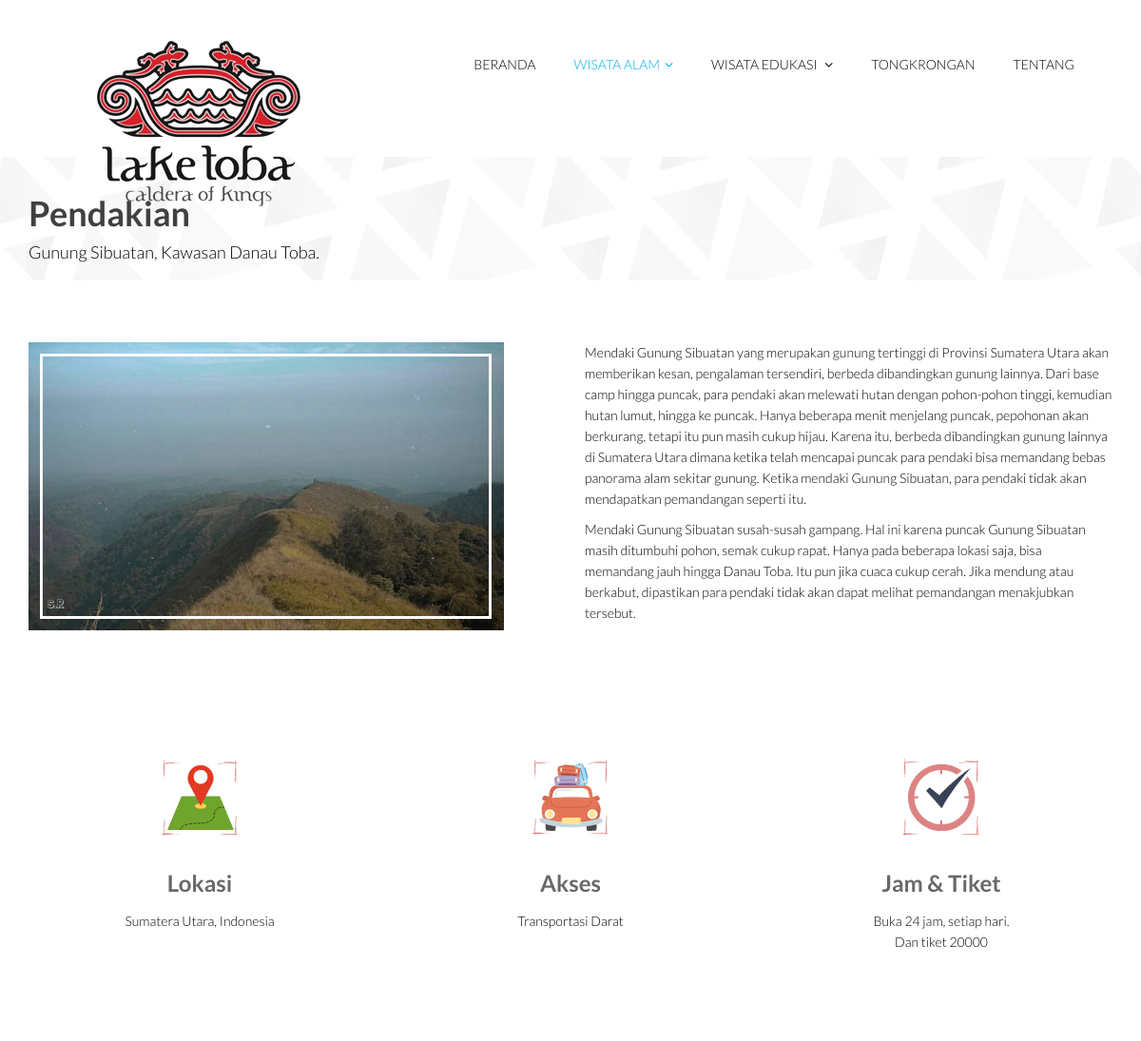
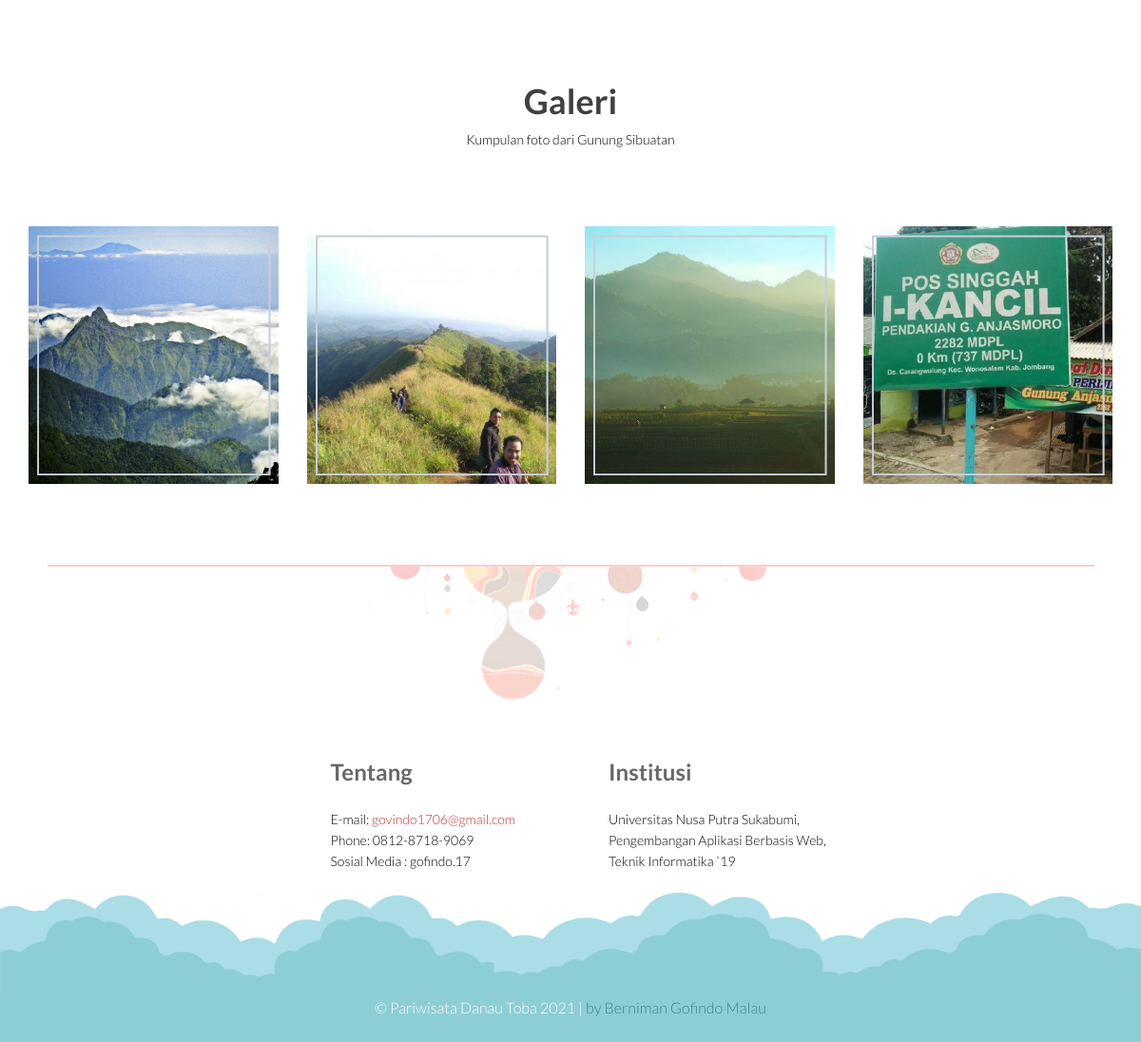
Screenshot of /assets/pawb-/wisata_pegunungan.php with the database file from the repository (2 pictures, top to bottom).
### tables this page shows
CREATE TABLE `tbwisata` (
  `kdwisata` int(10) NOT NULL,
  `kdkategori` int(10) NOT NULL,
  `wisata` varchar(50) NOT NULL,
  `lokasi` mediumtext NOT NULL,
  `ket1` longtext NOT NULL,
  `ket2` longtext NOT NULL,
  `image` blob NOT NULL,
  `akses` longtext NOT NULL,
  `waktu` varchar(50) NOT NULL,
  `tiket` int(10) NOT NULL
);

CREATE TABLE `tbkategori` (
  `kdkategori` int(10) NOT NULL,
  `kategori` varchar(50) NOT NULL,
  `ket` varchar(50) NOT NULL
);

CREATE TABLE `tbdetailwisata` (
  `kdwisata` int(10) NOT NULL,
  `g1` blob NOT NULL,
  `g2` blob NOT NULL,
  `g3` blob NOT NULL,
  `g4` blob NOT NULL
);

### assets/pawb-/wisata_pegunungan.php (the view, shortened to what this page needs)
<!DOCTYPE html>
<html lang="en">
<head>
    <link href="css/bootstrap.min.css" rel="stylesheet">
    <link href="css/font-awesome.min.css" rel="stylesheet">
    <link href="css/animate.min.css" rel="stylesheet">
    <link href="css/lightbox.css" rel="stylesheet">
    <link href="css/main.css" rel="stylesheet">
    <link href="css/responsive.css" rel="stylesheet">
</head>
<body>
    <header id="header">
        <div class="navbar navbar-inverse" role="banner">
            <div class="container">
                <div class="navbar-header">
                    <a class="navbar-brand" href="index.php">
                        <h1><img src="images/kaldera.png" alt="logo"></h1>
                    </a>
                </div>
                <div class="collapse navbar-collapse">
                    <ul class="nav navbar-nav navbar-right">
                        <li><a href="index.php"><h5>Beranda</h5></a></li>
                        <li class="active" class="dropdown"><a href="#"><h5>Wisata Alam<i class="fa fa-angle-down"></i></h5></a>
                        </li>
                        <li class="dropdown"><a><h5>Wisata Edukasi <i class="fa fa-angle-down"></i></h5></a>
                        </li>
                        <li class="dropdown"><a href="wisata_tongkrongan.php"><h5>Tongkrongan</h5></a></li>
                        <li><a href="tentang.php"><h5>Tentang</h5></a></li>
                    </ul>
                </div>
            </div>
        </div>
    </header>
<?php
include("koneksi.php");
echo '
      <div class="box">
        <div class="box-body">
';
?>
<?php
$sql = "SELECT * from tbwisata INNER JOIN tbkategori ON(tbwisata.kdkategori = tbkategori.kdkategori) INNER JOIN tbdetailwisata ON(tbwisata.kdwisata = tbdetailwisata.kdwisata) WHERE tbwisata.kdkategori=1";
$hsl = mysqli_query($con, $sql);
while ($data=mysqli_fetch_array($hsl)) {
echo "<tr>";
$wisata = $data["wisata"];
$lokasi = $data["lokasi"];
$ket1 = $data["ket1"];
$ket2 = $data["ket2"];
$akses = $data["akses"];
$waktu = $data["waktu"];
$tiket = $data["tiket"];
$kategori = $data["kategori"];
?>
    <section id="page-breadcrumb">
        <div class="vertical-center sun">
             <div class="container">
                <div class="row">
                    <div class="action">
                        <div class="col-sm-12">
                            <h1 class="title"><b><?php echo "$kategori";  ?></b></h1>
                            <p><?php echo "$wisata";  ?>, Kawasan Danau Toba.</p>
                        </div>
                     </div>
                </div>
            </div>
        </div>
   </section>
    <section id="company-information" class="padding wow fadeIn" data-wow-duration="1000ms" data-wow-delay="300ms">
        <div class="container">
            <div class="row">
                <div class="col-sm-6">
                    <?php echo "<img src='images/wisata/$data[image]' class='img-responsive' />";?>
                </div>
                <div class="col-sm-6">
                    <p><?php echo "$ket1";  ?></p>
                    <p><?php echo "$ket2";  ?></p>
                </div>
            </div>
        </div>
    </section>
    <section id="services">
        <div class="container">
            <div class="row">
                <div class="col-sm-4 text-center padding wow fadeIn" data-wow-duration="1000ms" data-wow-delay="300ms">
                    <div class="single-service">
                        <div class="wow scaleIn" data-wow-duration="500ms" data-wow-delay="300ms">
                            <img src="images/home/icon1.png" alt="">
                        </div>
                        <h2><b>Lokasi</b></h2>
                        <p><?php echo "$lokasi";?></p>
                    </div>
                </div>
                <div class="col-sm-4 text-center padding wow fadeIn" data-wow-duration="1000ms" data-wow-delay="600ms">
                    <div class="single-service">
                        <div class="wow scaleIn" data-wow-duration="500ms" data-wow-delay="600ms">
                            <img src="images/home/icon2.png" alt="">
                        </div>
                        <h2><b>Akses</b></h2>
                        <p><?php echo "$akses";?></p>
                    </div>
                </div>
                <div class="col-sm-4 text-center padding wow fadeIn" data-wow-duration="1000ms" data-wow-delay="900ms">
                    <div class="single-service">
                        <div class="wow scaleIn" data-wow-duration="500ms" data-wow-delay="900ms">
                            <img src="images/home/icon3.png" alt="">
                        </div>
                        <h2><b>Jam & Tiket </b></h2>
                        <p>Buka <?php echo "$waktu";?>, setiap hari.<br>Dan tiket <?php echo "$tiket";?></p>
                    </div>
                </div>
            </div>
        </div>
    </section>
    <section id="team">
        <div class="container">
            <div class="row">
                <h1 class="title text-center wow fadeInDown" data-wow-duration="500ms" data-wow-delay="300ms"><b>Galeri</b></h1>
                <p class="text-center wow fadeInDown" data-wow-duration="400ms" data-wow-delay="400ms"> Kumpulan foto dari <?php echo "$wisata";?></p>
                <div id="team-carousel" class="carousel slide wow fadeIn" data-ride="carousel" data-wow-duration="400ms" data-wow-delay="400ms">
                    <div class="carousel-inner">
                        <div class="item active">
                            <div class="col-sm-3 col-xs-6">
                                <div class="team-single-wrapper">
                                    <div class="team-single">
                                        <div class="person-thumb">
                                            <?php echo "<img src='images/wisata/$data[g1]' class='img-responsive' />";?>
                                        </div>
                                    </div>
                                </div>
                            </div>
                            <div class="col-sm-3 col-xs-6">
                                <div class="team-single-wrapper">
                                    <div class="team-single">
                                        <div class="person-thumb">
                                            <?php echo "<img src='images/wisata/$data[g2]' class='img-responsive' />";?>
                                        </div>
                                    </div>
                                </div>
                            </div>
                            <div class="col-sm-3 col-xs-6">
                                <div class="team-single-wrapper">
                                    <div class="team-single">
                                        <div class="person-thumb">
                                            <?php echo "<img src='images/wisata/$data[g3]' class='img-responsive' />";?>
                                        </div>
                                    </div>
                                </div>
                            </div>
                            <div class="col-sm-3 col-xs-6">
                                <div class="team-single-wrapper">
                                    <div class="team-single">
                                        <div class="person-thumb">
                                            <?php echo "<img src='images/wisata/$data[g4]' class='img-responsive' />";?>
                                        </div>
                                    </div>
                                </div>
                            </div>
                        </div>
                    </div>
                </div>
            </div>
        </div>
    </section>
<?php } ?>
<?php include 'footer.php'; ?>

### assets/pawb-/css/main.css (style rules this page uses)
body { background: #fff; font-family: 'Lato', sans-serif; font-weight: 300; font-size: 14px; line-height: 22px; color: #000; }
html { height: 100%; }
a { color:#C03035; }
a { -webkit-transition: 300ms; transition: 300ms; }
ul { list-style: none; }
h1, h2, h3, h4, h5, h6 { font-family: 'Lato', sans-serif; font-weight: 300; }
h1 { color: #686868; }
h2 { font-size: 24px; color: #686868; }
.padding { padding: 65px 0; }
#header { margin-bottom: 0; padding: 30px 0 60px 0; }
#header .navbar-inverse .container { position: relative; }
#header .navbar { background: #fff; border: 0; margin-bottom: 0; }
#header .navbar-brand { padding: 0; margin-left: 0; }
#header .navbar-brand h1 { padding: 0; margin: 0; }
#header .navbar-nav.navbar-right >li:last-child { margin-right: 20px; }
#header .navbar-nav.navbar-right >li a { color: #000; font-size: 12px; padding: 20px; text-transform: uppercase; font-weight: 300; }
#header .navbar-inverse .navbar-nav li.active > a, #header .navbar-inverse .navbar-nav li.active > a:focus, #header .navbar-nav.navbar-right li > a:hover, .navbar-inverse .navbar-nav > .open > a { background-color: inherit; border: 0; color: #00aeef; }
.fa-angle-down { padding-left: 5px; }
.scaleIn { -webkit-animation-name: scaleIn; animation-name: scaleIn; }
.vertical-center { display: table-cell; vertical-align: middle; width: 100%; position: statice; }
.single-service { overflow: hidden; display: block; }
.single-service img { margin-bottom: 35px; }
.single-service h2 { margin-top: 0; margin-bottom: 15px; }
.single-service p { padding: 0 48px; }
.action p { font-size: 18px; margin-bottom: 0; font-weight: 300; }
.title { color: #404040; font-weight: 300; }
#action , #page-breadcrumb { position: relative; }
#page-breadcrumb { background-image: url(../images/home/tour-bg.png); background-color: #fbfafa; background-repeat: repeat-x; height: 130px; background-position: center; display: table; position: static; width: 100%; }
#team { padding: 85px 0; }
#team-carousel { margin-top: 80px; }
.single-service img { height: 85px; }
.team-single { position: relative; }
.person-thumb { position: relative; }

### rows the page displays
tbwisata: kdkategori.kategori "Pendakian", wisata "Gunung Sibuatan", image (picture), ket1 "Mendaki Gunung Sibuatan yang merupakan gunung tertinggi di Provinsi Sumatera Utara akan memberikan kesan, pengalaman tersendiri, berbeda dibandingkan gunung lainnya. Dari base camp hingga puncak, para pendaki akan melewati hutan dengan pohon-pohon tinggi, kemudian hutan lumut, hingga ke puncak. Hanya beberapa menit menjelang puncak, pepohonan akan berkurang, tetapi itu pun masih cukup hijau. Karena itu, berbeda dibandingkan gunung lainnya di Sumatera Utara dimana ketika telah mencapai puncak para pendaki bisa memandang bebas panorama alam sekitar gunung. Ketika mendaki Gunung Sibuatan, para pendaki tidak akan mendapatkan pemandangan seperti itu.", ket2 "Mendaki Gunung Sibuatan susah-susah gampang. Hal ini karena puncak Gunung Sibuatan masih ditumbuhi pohon, semak cukup rapat. Hanya pada beberapa lokasi saja, bisa memandang jauh hingga Danau Toba. Itu pun jika cuaca cukup cerah. Jika mendung atau berkabut, dipastikan para pendaki tidak akan dapat melihat pemandangan menakjubkan tersebut.", lokasi "Sumatera Utara, Indonesia", akses "Transportasi Darat", waktu "24 jam", tiket "20000", tbdetailwisata.g1 (picture), tbdetailwisata.g2 (picture), tbdetailwisata.g3 (picture), tbdetailwisata.g4 (picture)
